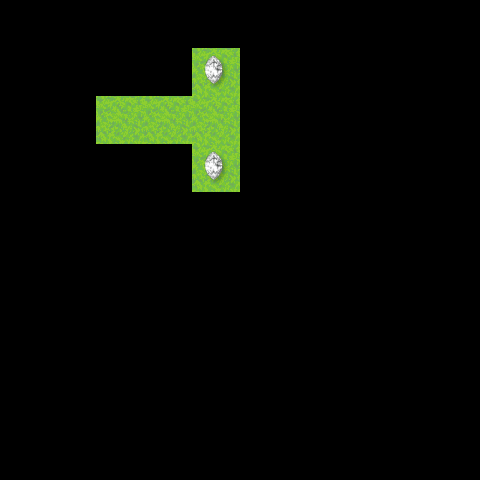

The image is a tile-based game level rendered from a .tmx file. Its description and complete source (layers, tilesets, objects, tile grids) follow:
An orthogonal 10x10 tile map with 48x48 px tiles, 2 tile layers (ground, object).

<map version="1.2" tiledversion="1.2.5" orientation="orthogonal" renderorder="right-down" width="10" height="10" tilewidth="48" tileheight="48" infinite="0" nextlayerid="3" nextobjectid="1">
 <tileset firstgid="1" name="0-99" tilewidth="48" tileheight="48" tilecount="110" columns="10">
  <image source="0-99-2.png" width="480" height="528" />
 </tileset>
 <layer id="2" name="ground" width="10" height="10">
  <data encoding="csv">
0,0,0,0,0,0,0,0,0,0,
0,0,0,0,51,0,0,0,0,0,
0,0,51,51,51,0,0,0,0,0,
0,0,0,0,51,0,0,0,0,0,
0,0,0,0,0,0,0,0,0,0,
0,0,0,0,0,0,0,0,0,0,
0,0,0,0,0,0,0,0,0,0,
0,0,0,0,0,0,0,0,0,0,
0,0,0,0,0,0,0,0,0,0,
0,0,0,0,0,0,0,0,0,0
</data>
 </layer>
 <layer id="1" name="object" width="10" height="10">
  <data encoding="csv">
0,0,0,0,0,0,0,0,0,0,
0,0,0,0,61,0,0,0,0,0,
0,0,0,0,0,0,0,0,0,0,
0,0,0,0,61,0,0,0,0,0,
0,0,0,0,0,0,0,0,0,0,
0,0,0,0,0,0,0,0,0,0,
0,0,0,0,0,0,0,0,0,0,
0,0,0,0,0,0,0,0,0,0,
0,0,0,0,0,0,0,0,0,0,
0,0,0,0,0,0,0,0,0,0
</data>
 </layer>
</map>
